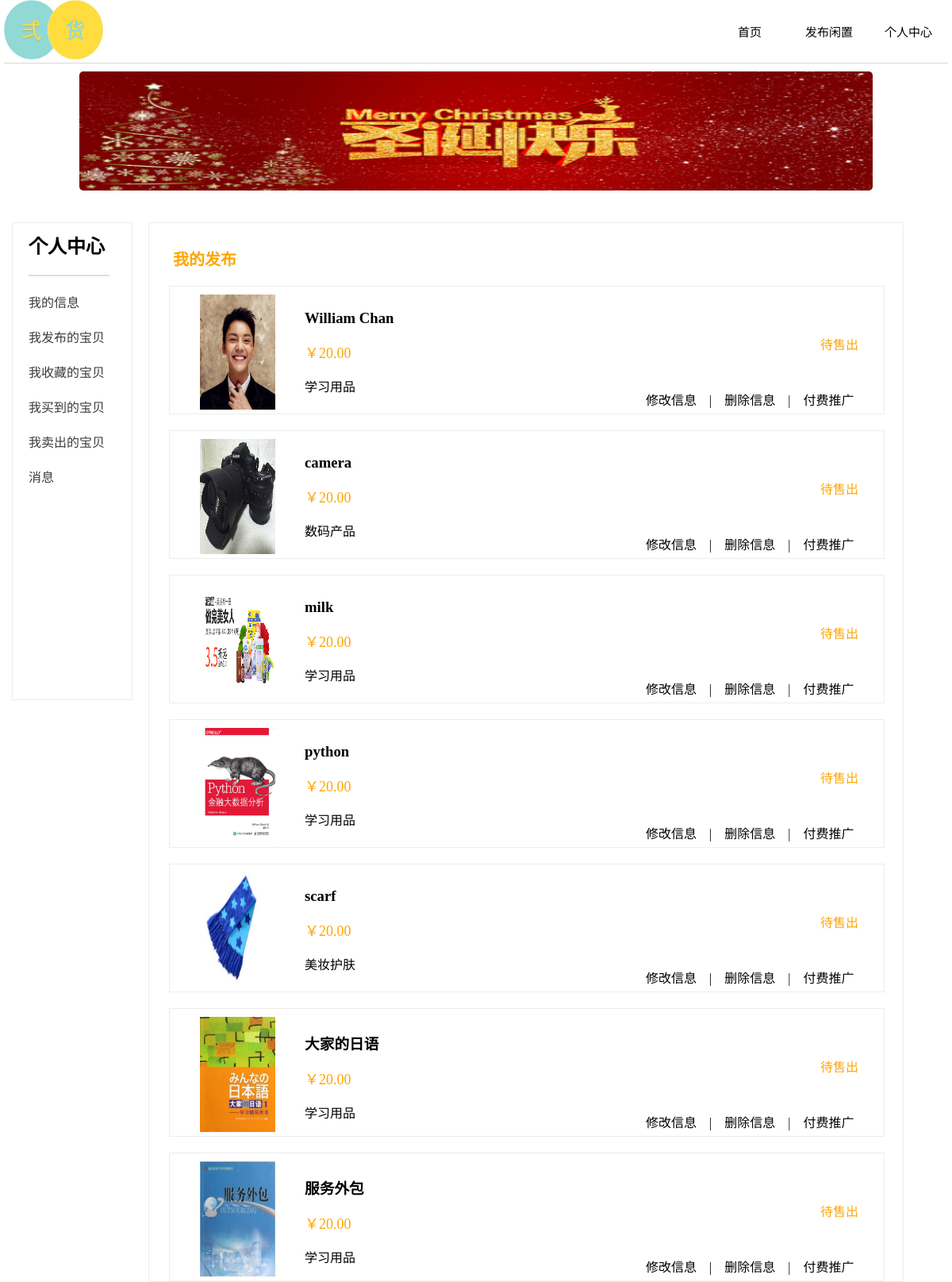
Page /sells/showmypublish/ (signed in) on the committed database.
### sells/models.py (models this page shows, shortened)
class Product(models.Model):
    category = models.ForeignKey(Category, related_name='category', on_delete=models.CASCADE)
    name = models.CharField(max_length=200, db_index=True)
    slug = models.SlugField(max_length=200, db_index=True)
    image = models.ImageField(upload_to='products/%y/%m/%d', blank=True)
    description = models.TextField(blank=True)
    price = models.DecimalField(max_digits=10, decimal_places=2)
    available = models.BooleanField(default=True)
    created = models.DateTimeField(auto_now_add=True)
    updated = models.DateTimeField(auto_now=True)
    stuid=models.ForeignKey(User, related_name='User', on_delete=models.CASCADE)
    gold = models.CharField(max_length=100,db_index=True)
    tel= models.CharField(max_length=11,db_index=True)
    class Meta:
        ordering = ('name',)
        index_together = (('id', 'slug'),)
    def get_absolute_url(self):
        return reverse('sells:product_detail', args=[self.id, self.slug])

class Category(models.Model):
    name = models.CharField(max_length=200, db_index=True)
    slug = models.SlugField(max_length=200, db_index=True, unique=True)
    class Meta:
        ordering = ('name',)
        verbose_name = 'category'
        verbose_name_plural = 'categories'
    def __str__(self):
        return self.name

### sells/views.py (the view)
# urls.py: path('showmypublish/',views.showmypublish,name='showmypublish'),
def showmypublish(request):
    stuid=request.session['stuid']
    products = Product.objects.filter(stuid=stuid)
    return render(request, 'showmypublish.html',
                  {'products': products})

### cart/context_processors.py (called while the page is built)
def cart(request):
    return {'cart': Cart(request)}

### sells/templates/showmypublish.html (shortened to what this page needs)
{% extends "sells/head.html" %}
{% load static %}
    {% block content %}
    <link rel="stylesheet" href={% static "css/showmypublish.css" %} />
    	<div class="cont">
          <div class="taitou">
        </div>
        <div class="daohang1">
    		<h2 style="margin-left: 20px;margin-top: 10px;">个人中心</h2>
    		<hr style="width: 100px;border:1px solid #DEDEDE;padding: 0;margin-left: 20px;" />
    		<ul class="list">
    			<li class="list-item">
    				<a href="{% url 'login_res:xinxi' %}">我的信息</a>
    			</li>
    			<li class="list-item">
    				<a href="{% url "sells:showmypublish" %}">我发布的宝贝</a>
    			</li>
    			<li class="list-item">
    				<a href="{% url "cart:cart_detail" %}">我收藏的宝贝</a>
    			</li>
    			<li class="list-item">
    				<a href="#">我买到的宝贝</a>
    			</li>
    			<li class="list-item">
    				<a href="">我卖出的宝贝</a>
    			</li>
    			<li class="list-item">
    				<a href="">消息</a>
    			</li>
    		</ul>
    	</div>
    	<div class="main_content">
    		<p style="font-size: 20px;font-family:'agency fb';margin-top: 30px;margin-left: 30px;color: #FFA500;"><strong>我的发布</strong></p>
    	{% for product in products %}
    		<div class="publish_content">
    			<div class="product_image">
    				<a href="{{ product.get_absolute_url }}"><img style="width:95px;height:145px" src="
                                    {% if product.image %}{{ product.image.url }}{% else %}{% static "img/no_image.png" %}{% endif %}"/></a>
    			</div>
    			<div class="product_descript">
    				<div class="product_name">
    					<h3>{{ product.name }}</h3>
    				    <p style="color: #FFA500;font-size:18px;">￥{{ product.price }}</p>
    				    <p>{{ product.category }}</p>
    				</div>
    				<span style="color: #FFA500;margin-left: 500px;margin-top: 50px;display: inline-block;">待售出</span>
    			</div>
    			<div class="product_edit">
    				<span style="margin-left:650px;margin-bottom: 10px;">修改信息&nbsp;&nbsp;&nbsp;&nbsp;|&nbsp;&nbsp;&nbsp;&nbsp;删除信息&nbsp;&nbsp;&nbsp;&nbsp;|&nbsp;&nbsp;&nbsp;&nbsp;付费推广</span>
              </div>
    		</div>
    		{% endfor %}
    	</div>
        </div>
    	 {% endblock %}

### sells/static/css/head.css (style rules this page uses)
body { width: 1190px; margin: auto; font-size: 16px; }

### sells/static/css/showmypublish.css (style rules this page uses)
.taitou { margin:10px auto; width:1000px; height: 150px; background-color: white; background-image: url(../../../static/img/taitou.png); background-repeat:no-repeat; background-size: 100% 100%; border-radius: 5px; }
.cont { width: 1190px; margin:auto; }
.daohang1 { width:150px; height: 600px; background-color: white; border: 1px solid #EDEDED; margin-left: 10px; margin-top: 30px; float: left; }
.list { padding: 0; }
.list-item { list-style:none; margin-left: 20px; margin-top: 20px; }
.list-item a { display: block; text-decoration: none; font-size: 16px; font-family: "微软雅黑"; color: #3C3C3C; }
.main_content { margin-left: 20px; margin-top: 30px; width: 950px; height:100%; background-color: white; border: 1px solid #EDEDED; float: left; }
.publish_content { background-color: white; border: 1px solid #EDEDED; width: 900px; height: 160px; margin-left: 25px; margin-top: 20px; }
.product_image { float: left; text-align: center; margin-left: 10px; margin-top:10px; width: 150px; height: 120px; }
.product_descript { width: 700px; height: 120px; margin-left: 10px; margin-top:10px; float: left; }
.product_name { float: left; width: 150px; height: 120px; }
.product_edit { width: 950px; height: 30px; float: right; }

### rows in the picture
Product: image (picture), name "William Chan", price "20.00", category "学习用品"
Product: image (picture), name "camera", price "20.00", category "数码产品"
Product: image (picture), name "milk", price "20.00", category "学习用品"
Product: image (picture), name "python", price "20.00", category "学习用品"
Product: image (picture), name "scarf", price "20.00", category "美妆护肤"
Product: image (picture), name "大家的日语", price "20.00", category "学习用品"
Product: image (picture), name "服务外包", price "20.00", category "学习用品"
